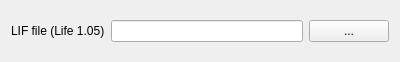
<?xml version="1.0" encoding="UTF-8"?>
<ui version="4.0">
 <class>LifeGenDlg</class>
 <widget class="QWidget" name="LifeGenDlg">
  <property name="geometry">
   <rect>
    <x>0</x>
    <y>0</y>
    <width>400</width>
    <height>62</height>
   </rect>
  </property>
  <property name="windowTitle">
   <string>Form</string>
  </property>
  <layout class="QHBoxLayout" name="horizontalLayout">
   <item>
    <widget class="QLabel" name="label">
     <property name="text">
      <string>LIF file (Life 1.05)</string>
     </property>
    </widget>
   </item>
   <item>
    <widget class="QLineEdit" name="lineEdit"/>
   </item>
   <item>
    <widget class="QPushButton" name="pushButton">
     <property name="text">
      <string>...</string>
     </property>
    </widget>
   </item>
  </layout>
 </widget>
 <resources/>
 <connections/>
</ui>
